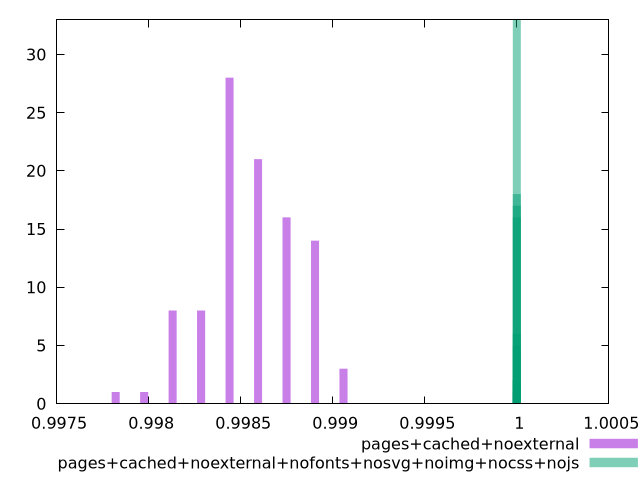

Source code (gnuplot):
$_pagesCachedNoexternal <<EOF
0.9985942828264394 21
0.9987489837223071 16
0.9984395819305716 28
0.9989036846181749 14
0.998130180138836 8
0.9982848810347038 8
0.9990583855140427 3
0.9979754792429683 1
0.9978207783471005 1
EOF
$_pagesCachedNoexternalNofontsNosvgNoimgNocssNojs <<EOF
0.9999999350874044 17
0.9999999122543153 6
0.999999969337038 18
0.9999999579204936 16
0.999999946503949 33
0.9999998780046816 1
0.9999999807535827 2
0.9999999236708598 5
0.9999999008377707 2
EOF
set key outside below
set terminal pngcairo
set output "report_00005_2020-11-02T22-26-11.212Z/mainthread-work-breakdown/mainthread-work-breakdown_pages+cached+noexternal_pages+cached+noexternal+nofonts+nosvg+noimg+nocss+nojs+hist.png"
set boxwidth 0.00004358404812964345
set style fill transparent solid 0.5 noborder
set yrange [0:33]
plot $_pagesCachedNoexternal title "pages+cached+noexternal" with boxes ,$_pagesCachedNoexternalNofontsNosvgNoimgNocssNojs title "pages+cached+noexternal+nofonts+nosvg+noimg+nocss+nojs" with boxes ,
